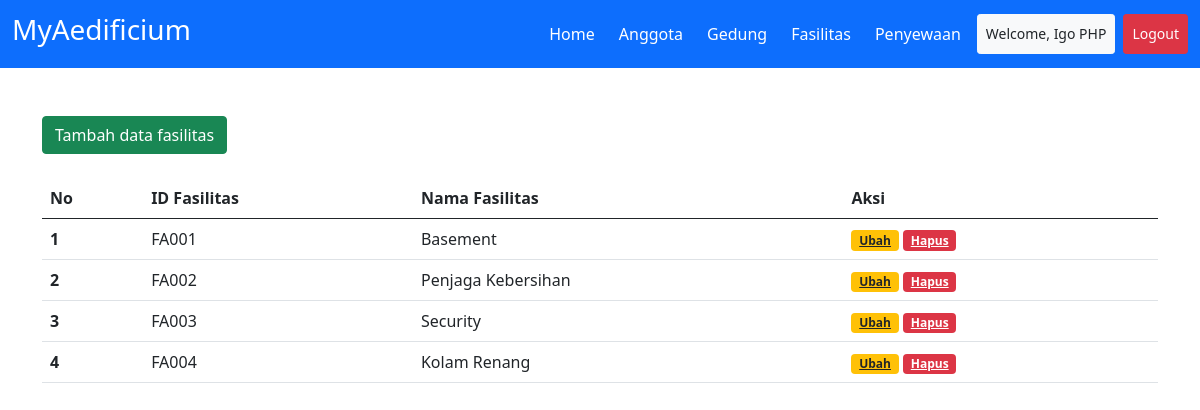
Screenshot of /src/fasilitas.php (signed in) with the database file from the repository.
### tables this page shows
CREATE TABLE `fasilitas` (
  `id_fasilitas` varchar(32) NOT NULL,
  `nama_fasilitas` varchar(63) DEFAULT NULL
);

### src/fasilitas.php (the view, shortened to what this page needs)
<?php
include '../connection/config.php';
include '../components/header.php';
?>
<div class="row">
  <div class="col-md-12">
    <button type="button" class="btn btn-success mb-4" data-bs-toggle="modal" data-bs-target="#staticBackdrop">
      Tambah data fasilitas
    </button>
    <div class="table-responsive">
      <table class="table table-hover">
        <thead>
          <tr>
            <th scope="col">No</th>
            <th scope="col">ID Fasilitas</th>
            <th scope="col">Nama Fasilitas</th>
            <th scope="col">Aksi</th>
          </tr>
        </thead>
        <tbody>
          <?php
          $a = 1;
          $sql = "SELECT * FROM fasilitas";
          $query = mysqli_query($connect, $sql);
          while ($data = mysqli_fetch_assoc($query)) :
          ?>
            <tr>
              <th scope="row"><?= $a++ ?></th>
              <td><?= $data['id_fasilitas'] ?></td>
              <td><?= $data['nama_fasilitas'] ?></td>
              <td>
                <a href="./ubah_fasilitas.php?id_fasilitas=<?= $data['id_fasilitas'] ?>" class="badge bg-warning text-dark">Ubah</a>
                <a href="./delete_fasilitas.php?id_fasilitas=<?= $data['id_fasilitas'] ?>" onclick="return confirm('Apakah anda ingin dihapus?')" class="badge bg-danger">Hapus</a>
              </td>
            </tr>
          <?php
          endwhile;
          ?>
        </tbody>
      </table>
    </div>
  </div>
</div>
<?php
include '../components/footer.php';
?>

### rows the page displays
fasilitas: id_fasilitas "FA001", nama_fasilitas "Basement"
fasilitas: id_fasilitas "FA002", nama_fasilitas "Penjaga Kebersihan"
fasilitas: id_fasilitas "FA003", nama_fasilitas "Security"
fasilitas: id_fasilitas "FA004", nama_fasilitas "Kolam Renang"

### other values shown
$_SESSION['nama_lengkap'] "Igo PHP"
